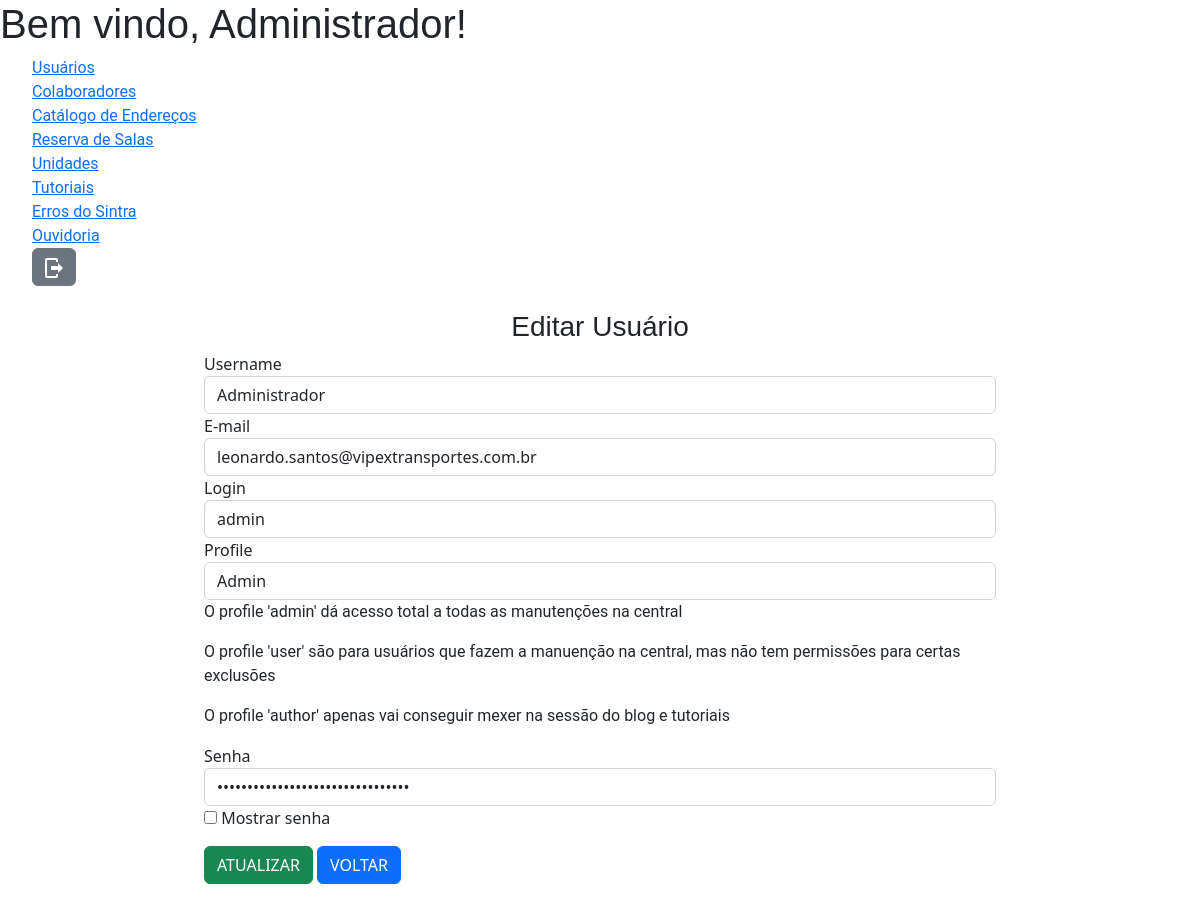
Screenshot of /admin/pages/users-edit.php (signed in) with the database file from the repository.
### tables this page shows
CREATE TABLE `usuarios` (
  `id` int(11) NOT NULL,
  `username` varchar(255) NOT NULL,
  `login` varchar(255) NOT NULL,
  `email` varchar(255) NOT NULL,
  `password` varchar(32) NOT NULL,
  `profile` varchar(255) DEFAULT 'user'
);

### admin/pages/users-edit.php (the view, shortened to what this page needs)
<?php
    include_once '../php_action/db_connect.php';
    $id = $_SESSION['id_usuario'];
    $sql = "SELECT * FROM usuarios WHERE id = '$id'";
    $resultado = mysqli_query($connect, $sql);
    $dados = mysqli_fetch_array($resultado);
    include_once '../includes/header.php';
?>
<div class="row no-gutters mt-4">
        <div class="col-12 col-md-8 offset-md-2">
            <h3 class="text-center">Editar Usuário</h3>
            <form action="../php_action/update-users.php" method="POST">
                <div class="form-group">
                    <label for="username">Username</label>
                    <input class="form-control" type="text" name="username" id="username" value="<?php echo $dados['username'] ?>">
                </div>
                <div class="form-group">
                    <label for="email">E-mail</label>
                    <input class="form-control" type="email" name="email" id="email" value="<?php echo $dados['email'] ?>">
                </div>
                <div class="form-group">
                    <label for="login">Login</label>
                    <input class="form-control" type="text" name="login" id="login" value="<?php echo $dados['login'] ?>">
                </div>
                <div class="form-group">
                    <label for="profile">Profile</label>
                    <select class="form-control" name="profile" id="profile">
                        <option <?php if($dados['profile'] == "admin") {echo "selected";} ?> value="admin">Admin</option>
                    </select>
                    <p>O profile 'admin' dá acesso total a todas as manutenções na central</p>
                    <p>O profile 'user' são para usuários que fazem a manuenção na central, mas não tem permissões para certas exclusões</p>
                    <p>O profile 'author' apenas vai conseguir mexer na sessão do blog e tutoriais</p>
                </div>
                <div class="form-group">
                    <label for="password">Senha</label>
                    <input class="form-control" type="password" name="password" id="password" value="<?php echo $dados['password'] ?>">
                    <input type="checkbox" onclick="revealPassword()"> Mostrar senha
                </div>
                <div class="form-group mt-3">
                    <button type="submit" name="btn-atualizar" class="btn btn-success">ATUALIZAR</button>
                    <a href="users-list.php" class="btn btn-primary">VOLTAR</a>
                </div>
            </form>
            <br>
        </div>
    </div>
<?php
    include_once '../includes/footer.php';
?>

### admin/includes/header.php (shortened to what this page needs)
<!DOCTYPE html>
<html lang="pt-br">
<head>
    <link rel="stylesheet" href="../assets/css/style.css">
    <link href="https://cdn.jsdelivr.net/npm/bootstrap@5.2.2/dist/css/bootstrap.min.css" rel="stylesheet">
</head>
<body>
<h1>Bem vindo, <?php echo $dados['username']; ?>!</h1>
<nav class="admin-nav">
    <ul class="admin-nav-list">
        <li class="admin-nav-item"><a href="users-list.php">Usuários</a></li>
        <li class="admin-nav-item"><a href="colab-list.php">Colaboradores</a></li>
        <li class="admin-nav-item"><a href="catend-list.php">Catálogo de Endereços</a></li>
        <li class="admin-nav-item"><a href="#">Reserva de Salas</a></li>
        <li class="admin-nav-item"><a href="company-list.php">Unidades</a></li>
        <li class="admin-nav-item"><a href="tutorials-list.php">Tutoriais</a></li>
        <li class="admin-nav-item"><a href="errors-list.php">Erros do Sintra</a></li>
        <li class="admin-nav-item"><a href="ouvid-list.php">Ouvidoria</a></li>
        <li class="admin-nav-item">
            <a href="../logout.php">
                <button class="btn btn-secondary">
                    <img src="../assets/images/icon-logout.svg" alt="">
                </button>
            </a>
        </li>
    </ul>
</nav>

### assets/css/style.css (style rules this page uses)
h1, h2, h3, h4, h5, h6 { font-family: 'Ubuntu', sans-serif; }
p, li, span, a, th, td { font-family: 'Roboto', sans-serif; }
* { padding: 0; margin: 0; }
ul { list-style: none; }
input, select, textarea { background-color: #EBEEF3; border-radius: 16px; }

### rows the page displays
usuarios: username "Administrador", email "leonardo.santos@vipextransportes.com.br", login "admin", profile "Admin"
